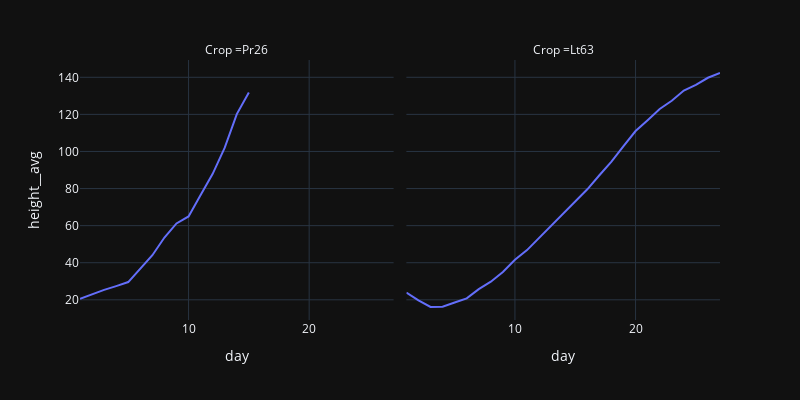

Notebook code cell kept with this figure:
### Code cell
crop_1 = 'Lt63'
crop_2 = 'Pr26'
tray_position = 'A7'
treatment = 'Control'
df_temp = df.loc[(df['Crop '].isin([crop_1, crop_2])) & (df['Tray_position '] == tray_position) & (
            df['Treatment '] == treatment)]

fig = px.line(df_temp, x="day ", y="height__avg   ", facet_col="Crop ",
              width=800, height=400)
fig.show()

### Figure 1 — Plotly figure (JSON) as saved in the notebook; plotly's stock layout.template omitted (floating-point values rounded to 4 significant figures)
{"data": [{"hovertemplate": "Crop =Pr26<br>day =%{x}<br>height__avg   =%{y}<extra></extra>", "legendgroup": "", "line": {"color": "#636efa", "dash": "solid"}, "marker": {"symbol": "circle"}, "mode": "lines", "name": "", "orientation": "v", "showlegend": false, "x": [1, 2, 3, 4, 5, 7, 8, 9, 10, 11, 12, 13, 14, 15], "xaxis": "x", "y": [20.57, 23.1, 25.37, 27.39, 29.57, 44.04, 53.59, 61.2, 64.95, 76.57, 87.96, 102.1, 120.2, 131.8], "yaxis": "y", "type": "scatter"}, {"hovertemplate": "Crop =Lt63<br>day =%{x}<br>height__avg   =%{y}<extra></extra>", "legendgroup": "", "line": {"color": "#636efa", "dash": "solid"}, "marker": {"symbol": "circle"}, "mode": "lines", "name": "", "orientation": "v", "showlegend": false, "x": [1, 2, 3, 4, 5, 6, 7, 8, 9, 10, 11, 14, 15, 16, 17, 18, 19, 20, 21, 22, 23, 24, 25, 26, 27], "xaxis": "x2", "y": [23.84, 19.65, 16.12, 16.26, 18.52, 20.76, 25.76, 29.77, 35.02, 41.56, 46.8, 66.14, 72.89, 79.61, 87.17, 94.53, 102.8, 111.0, 116.9, 122.9, 127.4, 132.8, 135.9, 139.8, 142.3], "yaxis": "y2", "type": "scatter"}], "layout": {"xaxis": {"anchor": "y", "domain": [0.0, 0.49], "title": {"text": "day "}}, "yaxis": {"anchor": "x", "domain": [0.0, 1.0], "title": {"text": "height__avg   "}}, "xaxis2": {"anchor": "y2", "domain": [0.51, 1.0], "matches": "x", "title": {"text": "day "}}, "yaxis2": {"anchor": "x2", "domain": [0.0, 1.0], "matches": "y", "showticklabels": false}, "annotations": [{"font": {}, "showarrow": false, "text": "Crop =Pr26", "x": 0.245, "xanchor": "center", "xref": "paper", "y": 1.0, "yanchor": "bottom", "yref": "paper"}, {"font": {}, "showarrow": false, "text": "Crop =Lt63", "x": 0.755, "xanchor": "center", "xref": "paper", "y": 1.0, "yanchor": "bottom", "yref": "paper"}], "legend": {"tracegroupgap": 0}, "margin": {"t": 60}, "height": 400, "width": 800}}
